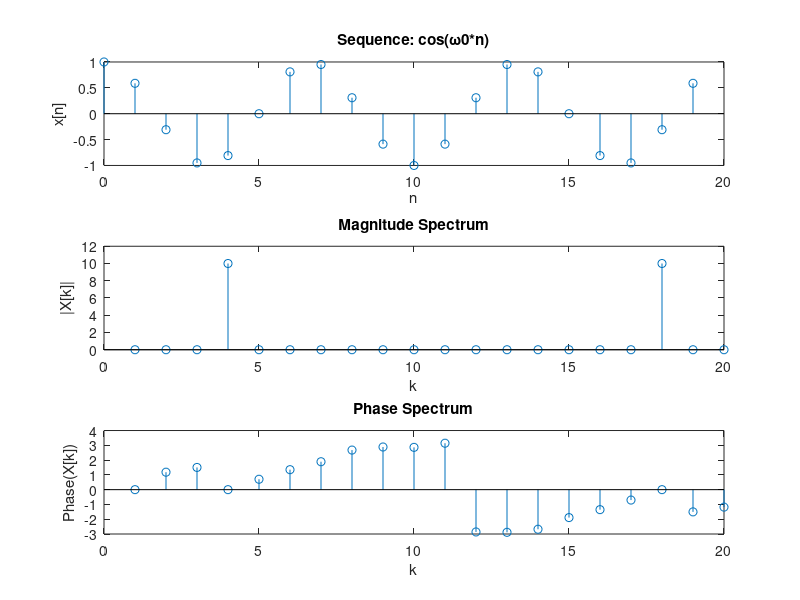

The MATLAB source for this figure:
N = 20;
omega0 = 3*pi/10;
n = 0:N-1;
x = cos(omega0 * n);
X = fft(x);
figure;

subplot(3, 1, 1);
stem(n, x);
title('Sequence: cos(ω0*n)');
xlabel('n'); ylabel('x[n]');

subplot(3, 1, 2);
stem(abs(X));
title('Magnitude Spectrum');
xlabel('k'); ylabel('|X[k]|');

subplot(3, 1, 3);
stem(angle(X));
title('Phase Spectrum');
xlabel('k'); ylabel('Phase(X[k])');